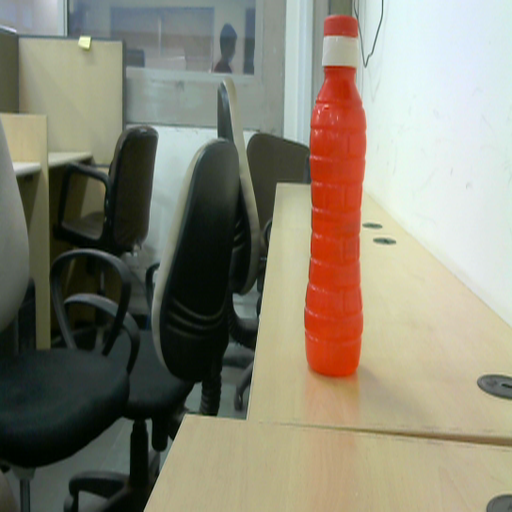
#> input picture images/misc/left_5.png, 512 x 512 px, found by its file name
$ jupyter execute disparity_computation.ipynb   (Python 2 division)   (older library calls are emulated)
#> lines starting #> are read from the running program, lines starting #| are printed output that depends on the picture; after the words box and inside, x2 and y2 are one past the last pixel; in counts of white or black regions, pixels touching at a corner belong together
[cell 1]
import cv2
import numpy as np
import time
from matplotlib import pyplot as plt
from mpl_toolkits.mplot3d import Axes3D
import pylab


img_l = cv2.imread('left_5.png',1)
#> img_l is the input picture: shape (512, 512, 3); mean B, G, R 117.3, 133.6, 137.9
img_r = cv2.imread('right_5.png',1)
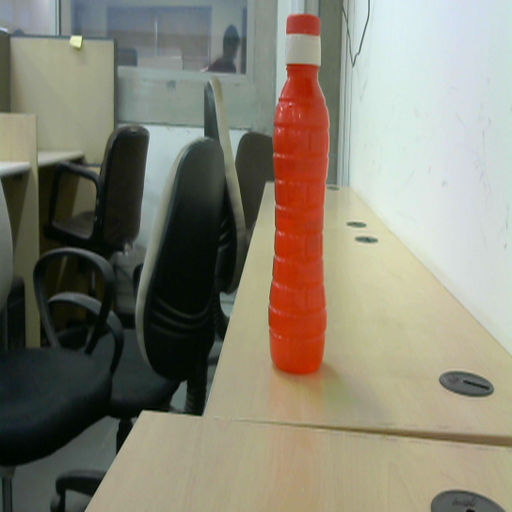
#> input picture images/misc/right_5.png, 512 x 512 px, found by its file name
#> img_r is the input picture: shape (512, 512, 3); mean B, G, R 115.9, 130.9, 134.9
image_left = cv2.imread('right_5.png',1)
'''img_l = cv2.pyrDown(img_l)
img_r = cv2.pyrDown(img_r)

img_l = cv2.pyrDown(img_l)
img_r = cv2.pyrDown(img_r)'''

img_l = cv2.cvtColor(img_l, cv2.COLOR_BGR2RGB)
img_r = cv2.cvtColor(img_r, cv2.COLOR_BGR2RGB)

rows,cols = img_l.shape[:2]
#> rows = 512; cols = 512
color = (0,255,0)


output_file = 'output_1.ply'


# [4 lines of commented-out code are left out]


camera_matrix_1 = np.matrix([[6.431071007716022e+02,0,294.6248],[0,1.177128650603916e+03,5.146612567771655e+02],[0,0,1]])#30.0783

camera_matrix_2 = (1.0e+03)*np.matrix([[0.6537,0,0.3020],[0,1.1825,0.5609],[0,0,0.0010]])#46.5610

dist_coeffs_1 = np.matrix([-0.1702,    0.4512,0,0,0])
dist_coeffs_2 = np.matrix([-0.1430,    0.1704,  0,0 ,0])

r = np.matrix([[0.9997,0.0198,0.0149],[-0.0203,0.9992,0.0354],[-0.0142,-0.0357,0.9993]])
t = np.array([-88.0120,-15.4548,52.2919])


( r_1,r_2,p_1,p_2,q,roi_1,roi_2  ) = cv2.stereoRectify(camera_matrix_1,dist_coeffs_1,camera_matrix_2,dist_coeffs_2,(512,512),r,t,flags=0)

print q

[cell 2]
def create_output(vertices, colors, filename):
    colors = colors.reshape(-1, 3)
    vertices = vertices.reshape(-1,3)
    vertices = np.hstack([vertices, colors])

    ply_header = '''ply
        format ascii 1.0
        element vertex %(vert_num)d
        property float x
        property float y
        property float z
        property uchar red
        property uchar green
        property uchar blue
        end_header
    '''

    with open(filename, 'w') as f:
        f.write(ply_header % dict(vert_num=len(vertices)))
#         np.savetxt(f, vertices, '%0.5f %0.5f %0.5f %0.5d %0.5d %0.5d')

[cell 3]
#####################stereo matching ##############################
# stereo = cv2.createStereoBM(numDisparities=16, blockSize=15)
window_size = 11
min_disp = -40
num_disp = 8*16
uniquenessRatio = 1
speckleWindowSize = 200
speckleRange = 2
disp12MaxDiff = 10
P1 = 10*3*window_size**2
P2 = 32*3*window_size**2

def nothing(x):
    pass


cv2.namedWindow('controls',cv2.WINDOW_AUTOSIZE)

switch = '0 : OFF \n1 : ON'
cv2.createTrackbar(switch, 'controls',1,1,nothing)

# create trackbars for stereo parameters
cv2.createTrackbar('window_size','controls',11,60,nothing)
cv2.createTrackbar('min_disp','controls',64,300,nothing)
cv2.createTrackbar('num_disp','controls',12,30,nothing)
cv2.createTrackbar('uniquenessRatio','controls',1,100,nothing)
cv2.createTrackbar('speckleWindowSize','controls',50,100,nothing)
cv2.createTrackbar('speckleRange','controls',2,300,nothing)
cv2.createTrackbar('disp12MaxDiff','controls',10,50,nothing)
# cv2.createTrackbar('P1','controls',P1,30000,nothing)
# cv2.createTrackbar('P2','controls',P2,100000,nothing)

stereo = cv2.StereoSGBM_create(minDisparity = min_disp, numDisparities = num_disp,blockSize = window_size,uniquenessRatio = uniquenessRatio,speckleWindowSize = speckleWindowSize,speckleRange=speckleRange,disp12MaxDiff = disp12MaxDiff,P1 = P1,P2 = P2)
disparity = stereo.compute(img_l, img_r).astype(np.float32)/16.0
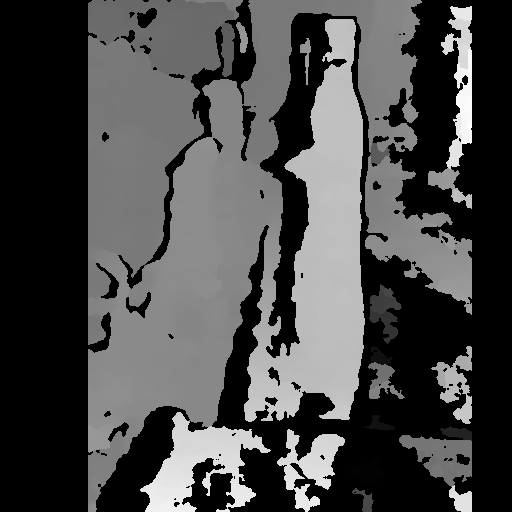
#> disparity: shape (512, 512) float32; min -41, max 63.81, mean -10.9; drawn with min black and max white


print disparity.dtype
#| float32

rows,cols = disparity.shape
point_cloud = np.array((rows,cols,3),dtype = 'float')
#> point_cloud = [512, 512, 3]

mat = np.matrix([[1,0,0,-0.5*cols],[0,-1,0,0.5*rows],[0,0,0,-0.8*cols],[0,0,1,0]])

point_cloud_1 = cv2.reprojectImageTo3D(disparity,mat)#,ddepth=cv2.CV_32F)
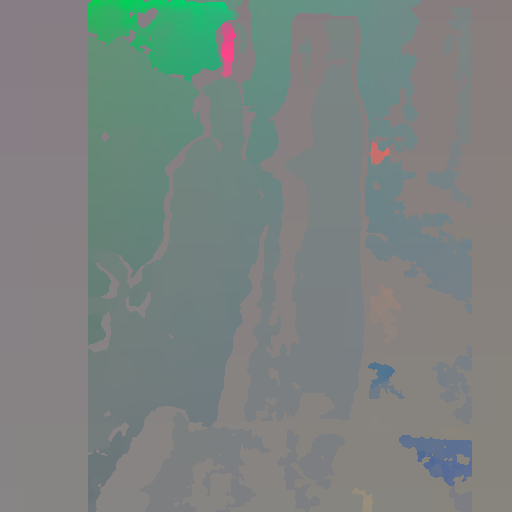
#> point_cloud_1: shape (512, 512, 3) float32; mean of channels 0, 1, 2 -1.6, 3.5, -10.4; drawn with min black and max white

# [7 lines of commented-out code are left out]

colors = cv2.cvtColor(image_left, cv2.COLOR_BGR2RGB)
mask_map = disparity > disparity.min()
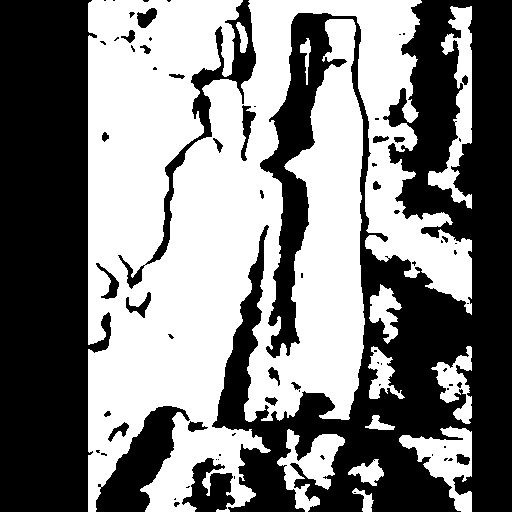
#> mask_map: shape (512, 512) bool; 49.5% white; 12 white regions, largest, box (x1, y1, x2, y2) and area: (88, 0, 472, 512) 116830, (428, 6, 472, 209) 3206, (399, 426, 472, 512) 2693
output_points_1 = point_cloud_1[mask_map]


# [6 lines of commented-out code are left out]

print np.isnan(output_points_1).any()
#| False

print np.isinf(output_points_1).any()
#| False

print point_cloud_1.max()
#| 204.8
# output_colors_1 = output_colors[np.invert(mask_2)]

print ("\nCreating the output file ...\n")
# create_output(output_points_1, output_colors, output_file)

# img_l_u8 = np.uint8(img_l)
disparity_u8 = np.uint8(disparity)
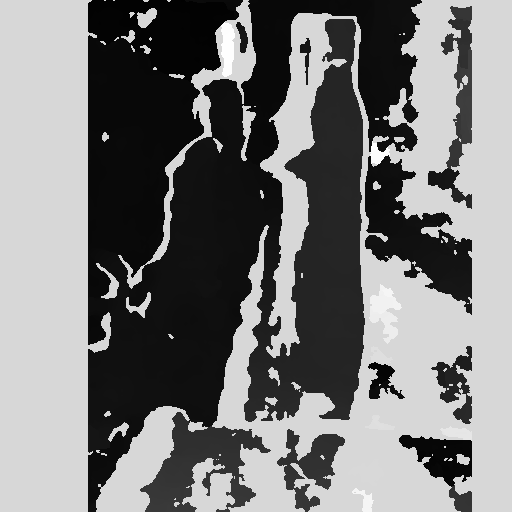
#> disparity_u8: shape (512, 512); min 1, max 254, mean 121.3

# edges_l = cv2.Canny(img_l_u8,100,200)
edges_disparity = cv2.Canny(disparity_u8,100,200)
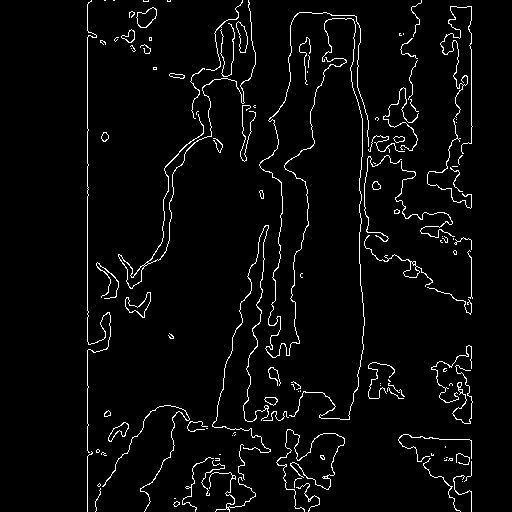
#> edges_disparity: shape (512, 512); 3.6% white in thin lines or dots, all inside (x1, y1, x2, y2) = (87, 0, 473, 512)

cv2.imwrite('disparity.png',disparity)
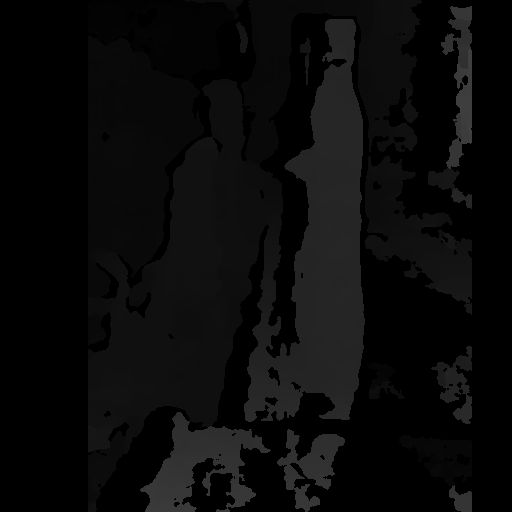
#> saved as disparity.png: shape (512, 512); min 0, max 64, mean 10


fig = plt.figure(num=None, figsize=(19, 19), dpi=80, facecolor='w', edgecolor='k')
ax1 = fig.add_subplot(2,2,1)
ax1.imshow(disparity,cmap='gray')
ax2 = fig.add_subplot(2,2,2)
ax2.imshow(img_l,cmap='gray')
ax3 = fig.add_subplot(2,2,3)
ax3.imshow(edges_disparity,cmap='gray')
ax4 = fig.add_subplot(2,2,4)
ax4.imshow(img_r,cmap='gray')

plt.show()


# cv2.imshow('disparity',disparity)
# cv2.imshow('original',img_l)
# cv2.waitKey(0)
